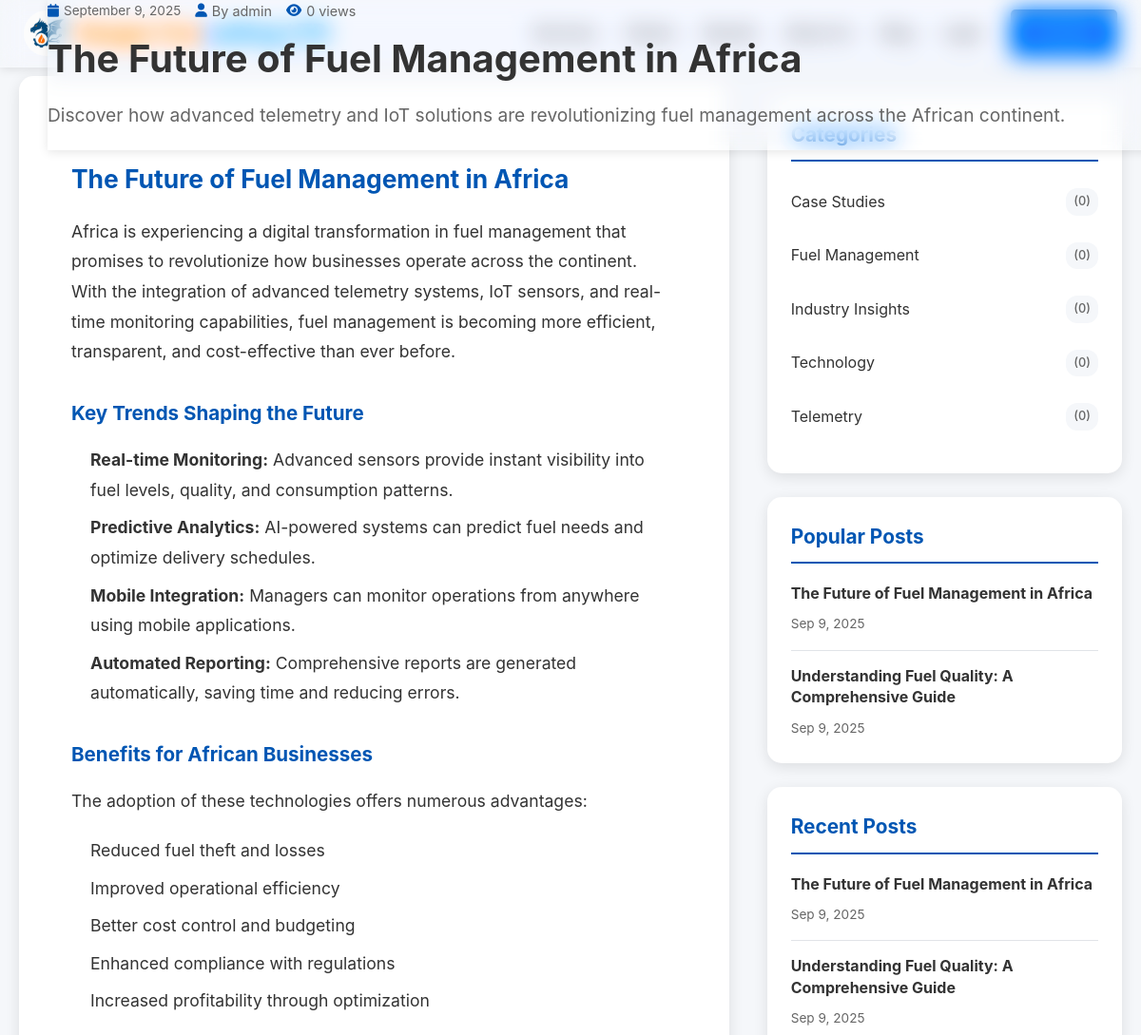
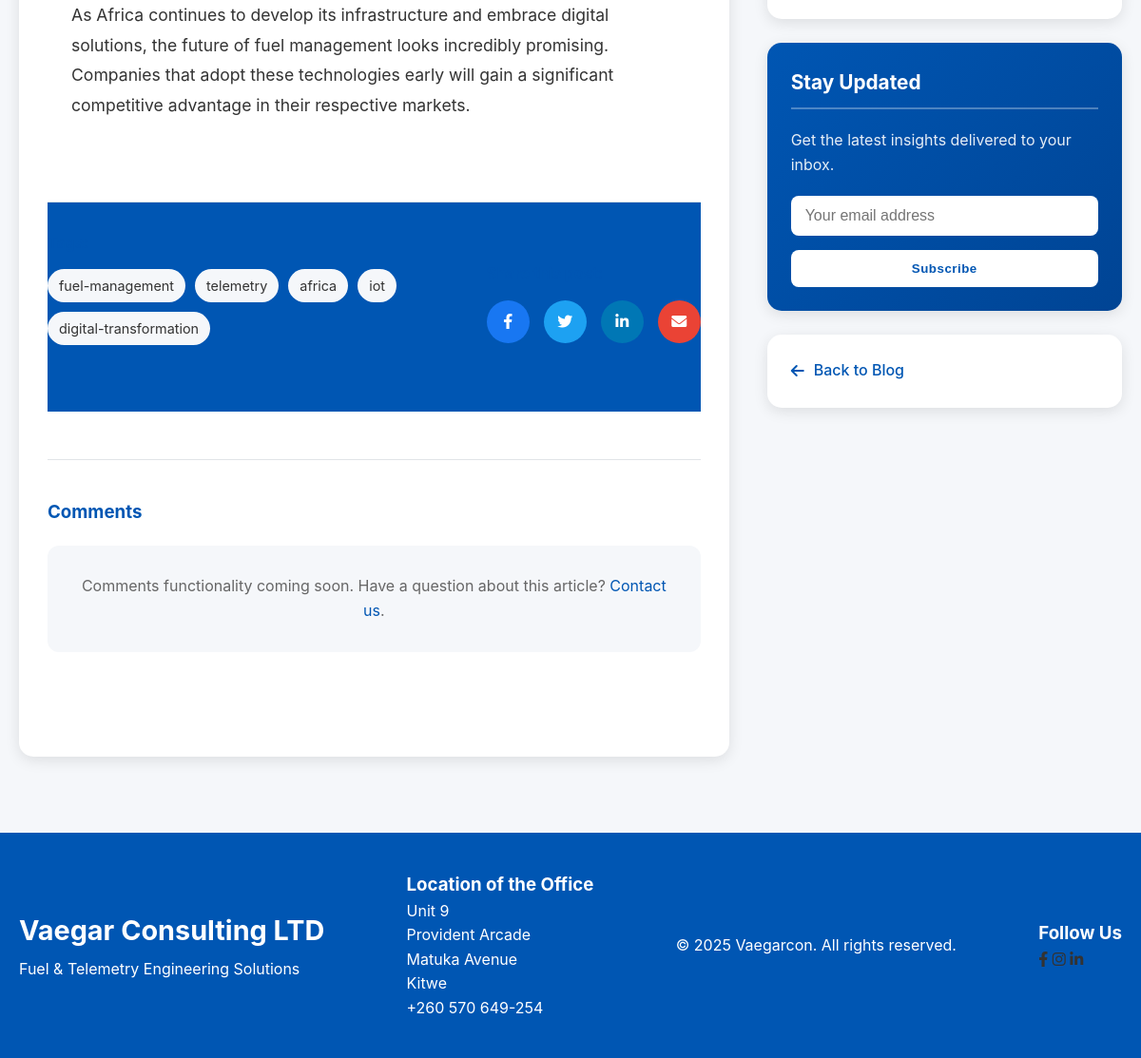
Page /blog/post/future-fuel-management-africa on the committed database (2 pictures, top to bottom).
### tables this page shows
CREATE TABLE IF NOT EXISTS blog_posts (
    id INT AUTO_INCREMENT PRIMARY KEY,
    title VARCHAR(255) NOT NULL,
    slug VARCHAR(255) NOT NULL UNIQUE,
    excerpt TEXT,
    content LONGTEXT NOT NULL,
    featured_image VARCHAR(255),
    author_id INT,
    status ENUM('draft', 'published', 'archived') DEFAULT 'draft',
    published_at DATETIME,
    created_at DATETIME NOT NULL,
    updated_at DATETIME NOT NULL,
    meta_title VARCHAR(255),
    meta_description TEXT,
    tags VARCHAR(500),
    view_count INT DEFAULT 0,
    FOREIGN KEY (author_id) REFERENCES users(id) ON DELETE SET NULL
);

CREATE TABLE IF NOT EXISTS users (
    id INT AUTO_INCREMENT PRIMARY KEY,
    username VARCHAR(50) NOT NULL UNIQUE,
    password VARCHAR(255) NOT NULL,
    email VARCHAR(100) NOT NULL UNIQUE,
    role ENUM('admin', 'user') DEFAULT 'user',
    created_at DATETIME NOT NULL,
    last_login DATETIME,
    status ENUM('active', 'inactive') DEFAULT 'active'
);

CREATE TABLE IF NOT EXISTS blog_categories (
    id INT AUTO_INCREMENT PRIMARY KEY,
    name VARCHAR(100) NOT NULL,
    slug VARCHAR(100) NOT NULL UNIQUE,
    description TEXT,
    parent_id INT NULL,
    created_at DATETIME NOT NULL,
    FOREIGN KEY (parent_id) REFERENCES blog_categories(id) ON DELETE SET NULL
);

### controllers/BlogController.php (called while the page is built, shortened)
<?php
require_once CONTROLLERS_PATH . '/BaseController.php';
class BlogController extends BaseController {
    private $blogModel;
    public function __construct() {
        $this->blogModel = $this->loadModel('BlogModel');
    }
    public function post($slug = null) {
        $post = $this->blogModel->getPostBySlug($slug);
        $this->blogModel->incrementViewCount($post['id']);
        $categories = $this->blogModel->getAllCategories();
        $popularPosts = $this->blogModel->getPopularPosts(5);
        $recentPosts = $this->blogModel->getRecentPosts(5);
        $this->render('blog/post');
    }
}
?>

### includes/router.php (called while the page is built, shortened)
<?php
class Router {
    private $action;
    private $params = [];
    private function parseUrl() {
        $path = '';
        if (!empty($_SERVER['PATH_INFO'])) {
            $path = $_SERVER['PATH_INFO'];
        } elseif (!empty($_SERVER['ORIG_PATH_INFO']) && $_SERVER['ORIG_PATH_INFO'] !== '/index.php') {
            $path = $_SERVER['ORIG_PATH_INFO'];
        }
        $path = ltrim($path, '/');
        $parts = explode('/', $path);
        $this->action = isset($parts[1]) && !empty($parts[1]) ? $parts[1] : DEFAULT_ACTION;
        $this->params = array_slice($parts, 2);
    }
    public function route() {
        $controller = new $controllerName();
        call_user_func_array([$controller, $this->action], $this->params);
    }
}
?>

### index.php (called while the page is built, shortened)
<?php
require_once 'includes/db.php';
require_once 'includes/router.php';
$router = new Router();
$router->route();
?>

### includes/db.php (called while the page is built, shortened)
<?php
class Database {
    private static $instance = null;
    private $connection;
    private function __construct() {
        $this->connection = new mysqli(DB_HOST, DB_USER, DB_PASS, DB_NAME);
        $this->connection->set_charset("utf8");
    }
    public static function getInstance() {
        if (self::$instance === null) {
            self::$instance = new self();
        }
        return self::$instance;
    }
    public function getConnection() {
        return $this->connection;
    }
}
?>

### models/BlogModel.php (called while the page is built, shortened)
<?php
class BlogModel {
    private $db;
    public function __construct($db) {
        $this->db = $db;
    }
    public function getPostBySlug($slug) {
        $sql = "SELECT p.*, u.username as author_name,
                       GROUP_CONCAT(c.name) as categories,
                       GROUP_CONCAT(c.slug) as category_slugs
                FROM blog_posts p
                LEFT JOIN users u ON p.author_id = u.id
                LEFT JOIN blog_post_categories pc ON p.id = pc.post_id
                LEFT JOIN blog_categories c ON pc.category_id = c.id
                WHERE p.slug = ? AND p.status = 'published'
                GROUP BY p.id";
        $stmt = $this->db->prepare($sql);
        $stmt->bind_param("s", $slug);
        $stmt->execute();
        $result = $stmt->get_result();
        return $result->fetch_assoc();
    }
    public function getAllCategories() {
        $sql = "SELECT c.*, COUNT(pc.post_id) as post_count
                FROM blog_categories c
                LEFT JOIN blog_post_categories pc ON c.id = pc.category_id
                LEFT JOIN blog_posts p ON pc.post_id = p.id AND p.status = 'published'
                GROUP BY c.id
                ORDER BY c.name ASC";
        $result = $this->db->query($sql);
        $categories = [];
        while ($row = $result->fetch_assoc()) {
            $categories[] = $row;
        }
        return $categories;
    }
    public function getPopularPosts($limit = 5) {
        $sql = "SELECT p.*, u.username as author_name
                FROM blog_posts p
                LEFT JOIN users u ON p.author_id = u.id
                WHERE p.status = 'published'
                ORDER BY p.view_count DESC, p.published_at DESC
                LIMIT ?";
        $stmt = $this->db->prepare($sql);
        $stmt->bind_param("i", $limit);
        $stmt->execute();
        $result = $stmt->get_result();
        $posts = [];
        while ($row = $result->fetch_assoc()) {
            $posts[] = $row;
        }
        return $posts;
    }
    public function getRecentPosts($limit = 5) {
        $sql = "SELECT p.*, u.username as author_name
                FROM blog_posts p
                LEFT JOIN users u ON p.author_id = u.id
                WHERE p.status = 'published'
                ORDER BY p.published_at DESC
                LIMIT ?";
        $stmt = $this->db->prepare($sql);
        $stmt->bind_param("i", $limit);
        $stmt->execute();
        $result = $stmt->get_result();
        $posts = [];
        while ($row = $result->fetch_assoc()) {
            $posts[] = $row;
        }
        return $posts;
    }
}
?>

### views/blog/post.php (the view, shortened to what this page needs)
<?php include VIEWS_PATH . '/layouts/header.php'; ?>
<div class="blog-container">
    <div class="container">
        <div class="blog-content">
            <div class="blog-main">
                <article class="blog-post-full">
                    <header class="post-header">
                        <div class="post-meta">
                            <span class="post-date">
                                <i class="fas fa-calendar"></i>
                                <?php echo date('F j, Y', strtotime($post['published_at'])); ?>
                            </span>
                            <span class="post-author">
                                <i class="fas fa-user"></i>
                                By <?php echo htmlspecialchars($post['author_name']); ?>
                            </span>
                            <span class="post-views">
                                <i class="fas fa-eye"></i>
                                <?php echo number_format($post['view_count']); ?> views
                            </span>
                        </div>
                        <h1 class="post-title"><?php echo htmlspecialchars($post['title']); ?></h1>
                        <?php if ($post['excerpt']): ?>
                            <div class="post-excerpt">
                                <?php echo htmlspecialchars($post['excerpt']); ?>
                            </div>
                        <?php endif; ?>
                    </header>
                    <div class="post-content">
                        <?php echo $post['content']; ?>
                    </div>
                    <footer class="post-footer">
                        <?php if ($post['tags']): ?>
                            <div class="post-tags">
                                <h4>Tags:</h4>
                                <div class="tags-list">
                                    <?php
                                    $tags = explode(',', $post['tags']);
                                    foreach ($tags as $tag): ?>
                                        <span class="tag"><?php echo htmlspecialchars(trim($tag)); ?></span>
                                    <?php endforeach; ?>
                                </div>
                            </div>
                        <?php endif; ?>
                        <div class="post-share">
                            <h4>Share this post:</h4>
                            <div class="share-buttons">
                                <a href="https://www.facebook.com/sharer/sharer.php?u=<?php echo urlencode($_SERVER['REQUEST_URI']); ?>"
                                   target="_blank" class="share-btn facebook">
                                    <i class="fab fa-facebook-f"></i>
                                </a>
                                <a href="https://twitter.com/intent/tweet?url=<?php echo urlencode($_SERVER['REQUEST_URI']); ?>&text=<?php echo urlencode($post['title']); ?>"
                                   target="_blank" class="share-btn twitter">
                                    <i class="fab fa-twitter"></i>
                                </a>
                                <a href="https://www.linkedin.com/sharing/share-offsite/?url=<?php echo urlencode($_SERVER['REQUEST_URI']); ?>"
                                   target="_blank" class="share-btn linkedin">
                                    <i class="fab fa-linkedin-in"></i>
                                </a>
                                <a href="mailto:?subject=<?php echo urlencode($post['title']); ?>&body=<?php echo urlencode('Check out this article: ' . $_SERVER['REQUEST_URI']); ?>"
                                   class="share-btn email">
                                    <i class="fas fa-envelope"></i>
                                </a>
                            </div>
                        </div>
                    </footer>
                </article>
                <section class="comments-section">
                    <h3>Comments</h3>
                    <div class="comments-placeholder">
                        <p>Comments functionality coming soon. Have a question about this article? <a href="/contact">Contact us</a>.</p>
                    </div>
                </section>
            </div>
            <aside class="blog-sidebar">
                <div class="sidebar-widget">
                    <h3>Categories</h3>
                    <ul class="category-list">
                        <?php foreach ($categories as $category): ?>
                            <li>
                                <a href="/blog/category/<?php echo htmlspecialchars($category['slug']); ?>">
                                    <?php echo htmlspecialchars($category['name']); ?>
                                    <span class="post-count">(<?php echo $category['post_count']; ?>)</span>
                                </a>
                            </li>
                        <?php endforeach; ?>
                    </ul>
                </div>
                <?php if (!empty($popularPosts)): ?>
                    <div class="sidebar-widget">
                        <h3>Popular Posts</h3>
                        <div class="popular-posts">
                            <?php foreach ($popularPosts as $popularPost): ?>
                                <div class="popular-post">
                                    <h4>
                                        <a href="/blog/post/<?php echo htmlspecialchars($popularPost['slug']); ?>">
                                            <?php echo htmlspecialchars($popularPost['title']); ?>
                                        </a>
                                    </h4>
                                    <span class="post-date">
                                        <?php echo date('M j, Y', strtotime($popularPost['published_at'])); ?>
                                    </span>
                                </div>
                            <?php endforeach; ?>
                        </div>
                    </div>
                <?php endif; ?>
                <?php if (!empty($recentPosts)): ?>
                    <div class="sidebar-widget">
                        <h3>Recent Posts</h3>
                        <div class="recent-posts">
                            <?php foreach ($recentPosts as $recentPost): ?>
                                <div class="recent-post">
                                    <h4>
                                        <a href="/blog/post/<?php echo htmlspecialchars($recentPost['slug']); ?>">
                                            <?php echo htmlspecialchars($recentPost['title']); ?>
                                        </a>
                                    </h4>
                                    <span class="post-date">
                                        <?php echo date('M j, Y', strtotime($recentPost['published_at'])); ?>
                                    </span>
                                </div>
                            <?php endforeach; ?>
                        </div>
                    </div>
                <?php endif; ?>
                <div class="sidebar-widget newsletter-widget">
                    <h3>Stay Updated</h3>
                    <p>Get the latest insights delivered to your inbox.</p>
                    <form class="newsletter-form">
                        <input type="email" placeholder="Your email address" required>
                        <button type="submit" class="btn-primary">Subscribe</button>
                    </form>
                </div>
                <div class="sidebar-widget">
                    <a href="/blog" class="back-to-blog">
                        <i class="fas fa-arrow-left"></i> Back to Blog
                    </a>
                </div>
            </aside>
        </div>
    </div>
</div>
<?php include VIEWS_PATH . '/layouts/footer.php'; ?>

### rows in the picture
blog_posts: published_at "September 9, 2025", author.username "admin", view_count "0", title "The Future of Fuel Management in Africa", excerpt "Discover how advanced telemetry and IoT solutions are revolutionizing fuel management across the African continent.", content "The Future of Fuel Management in Africa Africa is experiencing a digital transformation in fuel management that promises to revolutionize how businesses operate across the continent. With the integration of advanced telemetry systems, IoT sensors, and real-time monitoring capabilities, fuel management is becoming more efficient, transparent, and cost-effective than ever before. Key Trends Shaping the Future Real-time Monitoring: Advanced sensors provide instant visibility into fuel levels, quality, and consumption patterns. Predictive Analytics: AI-powered systems can predict fuel needs and optimize delivery schedules. Mobile Integration: Managers can monitor operations from anywhere using…", tags "fuel-management", tags "telemetry", tags "africa", tags "iot", tags "digital-transformation", published_at "Sep 9, 2025"
blog_categories: name "Case Studies", post_count "0"
blog_categories: name "Fuel Management", post_count "0"
blog_categories: name "Industry Insights", post_count "0"
blog_categories: name "Technology", post_count "0"
blog_categories: name "Telemetry", post_count "0"
blog_posts: title "Understanding Fuel Quality: A Comprehensive Guide", published_at "Sep 9, 2025"
